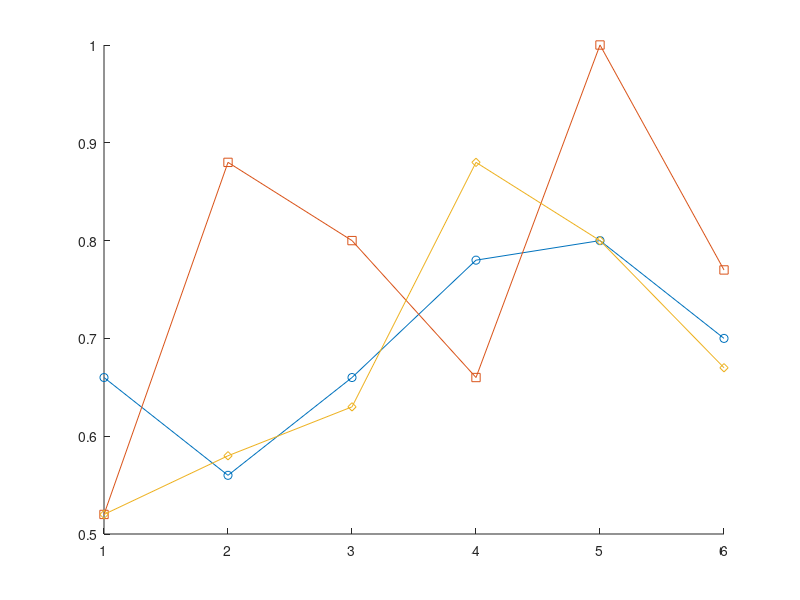

MATLAB code to generate this figure: (Note: this script raises an error after producing the figure.)
% Definindo os três conjuntos de dados para acurácia
%dados1 = [0.80 0.80 0.75 0.80 0.85 0.80];
%dados2 = [0.95 0.80 0.80 0.90 0.85 0.86];
%dados3 = [0.80 0.80 0.85 0.75 0.85 0.83];

% Definindo os três conjuntos de dados para precisão
%dados1 = [0.80 0.80 0.90 0.85 0.80 0.84];
%dados2 = [0.88 0.95 1 0.94 1 0.96];
%dados3 = [0.88 0.94 0.89 0.93 0.89 0.91];

% Definindo os três conjuntos de dados para revocação
%dados1 = [0.90 0.85 0.80 0.95 1 0.90];
%dados2 = [0.88 1 0.90 0.89 1 0.93];
%dados3 = [0.88 0.84 0.94 1 0.89 0.91];

% Definindo os três conjuntos de dados para f1-score
%dados1 = [0.85 0.82 0.85 0.90 0.89 0.86];
%dados2 = [0.88 0.97 0.95 0.92 1 0.95];
%dados3 = [0.88 0.89 0.92 0.97 0.94 0.92];

% Definindo os três conjuntos de dados para mcc
dados1 = [0.66 0.56 0.66 0.78 0.80 0.70];
dados2 = [0.52 0.88 0.80 0.66 1 0.77];
dados3 = [0.52 0.58 0.63 0.88 0.80 0.67];


% Criando o eixo X para as amostras
x = 1:6;

% Criando o gráfico
figure;
hold on;

% Plotando os conjuntos de dados com as linhas contínuas
h1 = plot(x, dados1, '-o', 'DisplayName', 'Otimização Convexa'); % Linha para o Conjunto 1
h2 = plot(x, dados2, '-s', 'DisplayName', 'Redes Neurais MLP'); % Linha para o Conjunto 2
h3 = plot(x, dados3, '-d', 'DisplayName', 'Árvores de Decisão'); % Linha para o Conjunto 3

plot(x(6), dados1(6), 'o', 'MarkerSize', 10, 'MarkerFaceColor', h1.Color, 'HandleVisibility', 'off'); % Média destacada Conjunto 1
plot(x(6), dados2(6), 's', 'MarkerSize', 10, 'MarkerFaceColor', h2.Color, 'HandleVisibility', 'off'); % Média destacada Conjunto 2
plot(x(6), dados3(6), 'd', 'MarkerSize', 10, 'MarkerFaceColor', h3.Color, 'HandleVisibility', 'off'); % Média destacada Conjunto 3

% Configurações do gráfico
xticks(1:6);
xticklabels({'Amostra 1', 'Amostra 2', 'Amostra 3', 'Amostra 4', 'Amostra 5', 'Média Final'});
xlabel('Amostras');
ylabel('Valores');
legend('Location', 'best');
title('MCC (Matthews)');
grid on;

% Definindo o intervalo do eixo Y e X
ylim([0.5 1]);
xlim([0.5 6.5]);

hold off;


